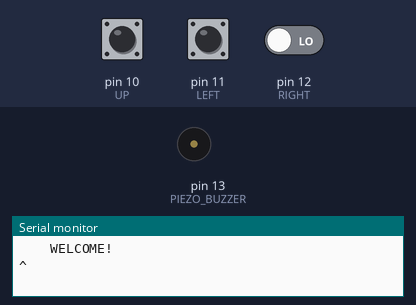
This sketch was run on a simulated Arduino Uno, built with avr-gcc and run on an emulated ATmega328P. Parts: buzzer (waves = sounding), the last lines printed to the serial monitor. The test bench sets the inputs (shaded band); at power-on: pin 10 (UP) LOW, pin 11 (LEFT) LOW, pin 12 (RIGHT) LOW.

Above: at 3.4 s.
3.5 s: pin 10 (UP) pulled HIGH for 3.2 s
At 5.18 s:
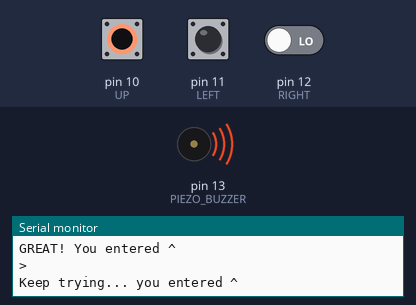
8.2 s: pin 11 (LEFT) pulled HIGH for 0.15 s
At 9.5 s:
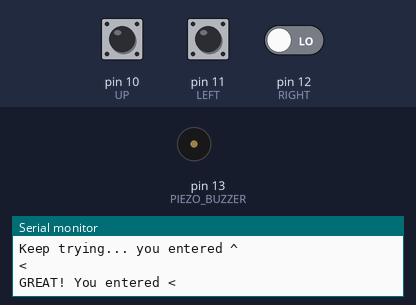
9.8 s: pin 11 (LEFT) pulled HIGH for 1 s
At 10.49 s:
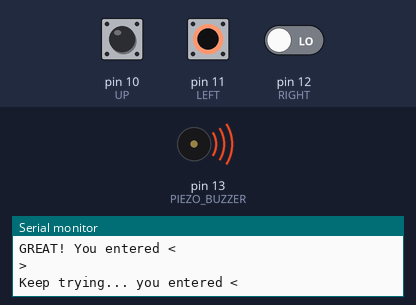
12.3 s: pin 10 (UP) driven HIGH and pin 12 (RIGHT) driven HIGH
At 15.0 s:
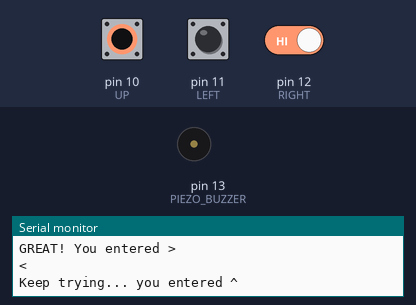
15.3 s: pin 10 (UP) driven LOW
Timing chart, 0 to 19.3 s (numbered marks = the images above; inputs shaded):
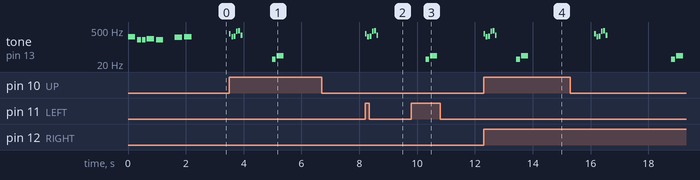

Measured:
- after the input at 3.5 s, tone on pin 13 (PIEZO_BUZZER): plays 349 Hz for 0.06 s, 262 Hz for 0.06 s, 277 Hz for 0.06 s, 440 Hz for 0.06 s, 466 Hz for 0.06 s, 311 Hz for 0.06 s … (8 notes in this stretch), starting at once
- after the input at 8.2 s, tone on pin 13 (PIEZO_BUZZER): plays 349 Hz for 0.06 s, 262 Hz for 0.06 s, 277 Hz for 0.06 s, 440 Hz for 0.06 s, 466 Hz for 0.06 s, 311 Hz for 0.06 s, starting at once
- after the input at 9.8 s, tone on pin 13 (PIEZO_BUZZER): silent → 31 Hz after 0.49 s, → silent 0.13 s later, → 44 Hz 0.04 s later, → silent 0.25 s later
- after the input at 12.3 s, tone on pin 13 (PIEZO_BUZZER): plays 349 Hz for 0.06 s, 262 Hz for 0.06 s, 277 Hz for 0.06 s, 440 Hz for 0.06 s, 466 Hz for 0.06 s, 311 Hz for 0.06 s … (8 notes in this stretch), starting at once

The sketch:

final_mpg1_code.ino
```cpp
// FROM "pitches.h":
#define NOTE_B0  31
#define NOTE_C1  33
#define NOTE_CS1 35
#define NOTE_D1  37
#define NOTE_DS1 39
#define NOTE_E1  41
#define NOTE_F1  44
#define NOTE_FS1 46
#define NOTE_G1  49
#define NOTE_GS1 52
#define NOTE_A1  55
#define NOTE_AS1 58
#define NOTE_B1  62
#define NOTE_C2  65
#define NOTE_CS2 69
#define NOTE_D2  73
#define NOTE_DS2 78
#define NOTE_E2  82
#define NOTE_F2  87
#define NOTE_FS2 93
#define NOTE_G2  98
#define NOTE_GS2 104
#define NOTE_A2  110
#define NOTE_AS2 117
#define NOTE_B2  123
#define NOTE_C3  131
#define NOTE_CS3 139
#define NOTE_D3  147
#define NOTE_DS3 156
#define NOTE_E3  165
#define NOTE_F3  175
#define NOTE_FS3 185
#define NOTE_G3  196
#define NOTE_GS3 208
#define NOTE_A3  220
#define NOTE_AS3 233
#define NOTE_B3  247
#define NOTE_C4  262
#define NOTE_CS4 277
#define NOTE_D4  294
#define NOTE_DS4 311
#define NOTE_E4  330
#define NOTE_F4  349
#define NOTE_FS4 370
#define NOTE_G4  392
#define NOTE_GS4 415
#define NOTE_A4  440
#define NOTE_AS4 466
#define NOTE_B4  494
#define NOTE_C5  523
#define NOTE_CS5 554
#define NOTE_D5  587
#define NOTE_DS5 622
#define NOTE_E5  659
#define NOTE_F5  698
#define NOTE_FS5 740
#define NOTE_G5  784
#define NOTE_GS5 831
#define NOTE_A5  880
#define NOTE_AS5 932
#define NOTE_B5  988
#define NOTE_C6  1047
#define NOTE_CS6 1109
#define NOTE_D6  1175
#define NOTE_DS6 1245
#define NOTE_E6  1319
#define NOTE_F6  1397
#define NOTE_FS6 1480
#define NOTE_G6  1568
#define NOTE_GS6 1661
#define NOTE_A6  1760
#define NOTE_AS6 1865
#define NOTE_B6  1976
#define NOTE_C7  2093
#define NOTE_CS7 2217
#define NOTE_D7  2349
#define NOTE_DS7 2489
#define NOTE_E7  2637
#define NOTE_F7  2794
#define NOTE_FS7 2960
#define NOTE_G7  3136
#define NOTE_GS7 3322
#define NOTE_A7  3520
#define NOTE_AS7 3729
#define NOTE_B7  3951
#define NOTE_C8  4186
#define NOTE_CS8 4435
#define NOTE_D8  4699
#define NOTE_DS8 4978

// PIN MAPPING ======================================= PIN MAPPING
// ROWS - all digital
const int r1 = 2;
const int r2 = 3;
const int r3 = 4;
const int r4 = 5;
const int r5 = 6;
const int r6 = 7;
const int r7 = 8;
const int r8 = 9;

// COLS - all analog
const int a = A0;
const int b = A1;
const int c = A2;
const int d = A3;
const int e = A4;
const int f = A5;

// INPUT PINS
const int  UP   = 10;         // 0 in the input array
const int LEFT  = 11;         // 2
const int RIGHT = 12;         // 3

// State booleans for Leddy's poses
// Set DOWN to true to have him hold his hands down at the start of the game
bool UP_pushed = false;
bool DOWN_pushed = true;
bool RIGHT_pushed = false;
bool LEFT_pushed = false;

const int ROW[] = {r1, r2, r3, r4, r5, r6, r7, r8}; // DIGITAL
const int COL[] = {a, b, c, d, e, f}; // ANALOG

// MISC GAME VARS ==================================== MISC GAME VARS
// TODO randomize the patterns (STRETCH GOAL: or fit to music?)
const int pattern1[] = {0, 1, 2, 3};
const int pattern2[] = {2, 3, 2, 3, 2, 3, 2, 2, 2, 3, 3, 3};

const char symbols[] = {'^', 'v', '<', '>'};
int symbolIndex = 0;
long timeCount = 0;
int patternIt = 0;
int inputs[] = {0, 0, 0, 0};
int score = 0;
bool resolvedCorrect = false;   // 1 if resovled CORRECT button press
bool resolvedIncorrect = false; // 1 if resolved INCORRECT button press

// TODO make the rate speed up over time - maybe do rounds?
const long TIME_INTERVAL = 9000;


// MUSIC/AUDIO ====================================== MUSIC/AUDIO
const int PIEZO_BUZZER = 13;

// notes in the welcomeMelody:
int welcomeMelody[] = {NOTE_C4, NOTE_G3, NOTE_G3, NOTE_A3, NOTE_G3, 0, NOTE_B3, NOTE_C4};

// note durations: 4 = quarter note, 8 = eighth note, etc.:
int welcomeNoteDurations[] = {4, 8, 8, 4, 4, 4, 4, 4};

int errorSound[] = {NOTE_B0, NOTE_F1, NOTE_B0};
int errorNoteDurations[] = {8,4};

int correctSound[] = {NOTE_F4, NOTE_C4, NOTE_CS4, NOTE_A4, NOTE_AS4, NOTE_DS4};
int correctNoteDurations[] = {16,16,16,16,16,16};


// SPRITE FUNCTIONS ======================================== SPRITE FUNCTIONS

// Display Leddy with his arms up
void armsUp()
{
  // Default value on startup for LED Matrix is low, so set all columns to high
  for (int i = 0; i < 6; i++)
  {
    analogWrite(COL[i], 255); // col i  - ANALOG
  }

  // Turn desired rows high and columns low
  // Immediately reverse the operations in order to "scan" the LED
  // display and create the illusion of a stationary image
  digitalWrite(ROW[3], HIGH);   // row 4
  digitalWrite(COL[3], 0);      // head
  digitalWrite(COL[1], 0);      // left hand
  digitalWrite(COL[1], 255);    // left hand
  digitalWrite(COL[5], 0);      // right hand
  digitalWrite(COL[5], 255);    // right hand
  digitalWrite(ROW[3], LOW);    // head
  digitalWrite(ROW[4], HIGH);   // neck
  digitalWrite(COL[2], 0);      // left shoulder
  digitalWrite(COL[4], 0);      // right shoulder
  digitalWrite(COL[2], 255);    // left shoulder
  digitalWrite(COL[4], 255);    // right shoulder
  digitalWrite(ROW[4], LOW);    // row 5
  digitalWrite(ROW[5], HIGH);   // row 6
  digitalWrite(ROW[5], LOW);    // row 6
  digitalWrite(ROW[6], HIGH);   // row 7
  digitalWrite(ROW[6], LOW);    // row 7
  digitalWrite(COL[3], 255);    // empty space between feet
  digitalWrite(ROW[7], HIGH);   // row 8
  digitalWrite(COL[2], 0);      // left foot
  digitalWrite(COL[4], 0);      // right foot
  digitalWrite(ROW[7], LOW);    // row 8
  digitalWrite(COL[2], 255);    // col 3
  digitalWrite(COL[4], 255);    // col 5
}

// Display Leddy with his arms down
void armsDown()
{

  for (int i = 0; i < 6; i++)
  {
    analogWrite(COL[i], 255); // col i  - ANALOG
  }

  digitalWrite(ROW[3], HIGH);   // row 4
  digitalWrite(COL[3], 0);      // head
  digitalWrite(ROW[3], LOW);    // row 4 - head
  digitalWrite(ROW[4], HIGH);   // row 5 - neck
  digitalWrite(COL[2], 0);      // left shoulder
  digitalWrite(COL[4], 0);      // right shoulder
  digitalWrite(COL[2], 255);    // left shoulder
  digitalWrite(COL[4], 255);    // right shoulder
  digitalWrite(ROW[4], LOW);    // row 5
  digitalWrite(ROW[5], HIGH);   // row 6
  digitalWrite(COL[1], 0);      // left hand
  digitalWrite(COL[1], 255);    // left hand
  digitalWrite(COL[5], 0);      // right hand
  digitalWrite(COL[5], 255);    // right hand
  digitalWrite(ROW[5], LOW);    // row 6
  digitalWrite(ROW[6], HIGH);   // row 7
  digitalWrite(ROW[6], LOW);    // row 7
  digitalWrite(COL[3], 255);    // empty space between feet
  digitalWrite(ROW[7], HIGH);   // row 8
  digitalWrite(COL[2], 0);      // left foot
  digitalWrite(COL[4], 0);      // right foot
  digitalWrite(ROW[7], LOW);    // row 8
  digitalWrite(COL[2], 255);    // left foot
  digitalWrite(COL[4], 255);    // right foot
}

// Display Leddy with his left arm up
void leftArmUp()
{

  for (int i = 0; i < 6; i++)
  {
    analogWrite(COL[i], 255); // col i  - ANALOG
  }

  digitalWrite(ROW[3], HIGH);   // row 4
  digitalWrite(COL[3], 0);      // head
  digitalWrite(COL[1], 0);      // left hand
  digitalWrite(COL[1], 255);    // left hand
  digitalWrite(ROW[3], LOW);    // row 4 - head
  digitalWrite(ROW[4], HIGH);   // row 5 - neck
  digitalWrite(COL[2], 0);      // left shoulder
  digitalWrite(COL[4], 0);      // right shoulder
  digitalWrite(COL[2], 255);    // left shoulder
  digitalWrite(COL[4], 255);    // right shoulder
  digitalWrite(ROW[4], LOW);    // row 5
  digitalWrite(ROW[5], HIGH);   // row 6
  digitalWrite(COL[5], 0);      // right hand
  digitalWrite(COL[5], 255);    // right hand
  digitalWrite(ROW[5], LOW);    // row 6
  digitalWrite(ROW[6], HIGH);   // row 7
  digitalWrite(ROW[6], LOW);    // row 7
  digitalWrite(COL[3], 255);    // empty space between feet
  digitalWrite(ROW[7], HIGH);   // row 8
  digitalWrite(COL[2], 0);      // left foot
  digitalWrite(COL[4], 0);      // right foot
  digitalWrite(ROW[7], LOW);    // row 8
  digitalWrite(COL[2], 255);    // left foot
  digitalWrite(COL[4], 255);    // right foot
}

// Display Leddy with his right arm up
void rightArmUp()
{
  for (int i = 0; i < 6; i++)
  {
    analogWrite(COL[i], 255); // col i  - ANALOG
  }

  digitalWrite(ROW[3], HIGH);   // row 4
  digitalWrite(COL[5], 0);      // right hand
  digitalWrite(COL[5], 255);    // right hand
  digitalWrite(COL[3], 0);      // head
  digitalWrite(ROW[3], LOW);    // row 4 - head
  digitalWrite(ROW[4], HIGH);   // row 5 - neck
  digitalWrite(COL[2], 0);      // left shoulder
  digitalWrite(COL[4], 0);      // right shoulder
  digitalWrite(COL[2], 255);    // left shoulder
  digitalWrite(COL[4], 255);    // right shoulder
  digitalWrite(ROW[4], LOW);    // row 5
  digitalWrite(ROW[5], HIGH);   // row 6
  digitalWrite(COL[1], 0);      // left hand
  digitalWrite(COL[1], 255);    // left hand
  digitalWrite(ROW[5], LOW);    // row 6
  digitalWrite(ROW[6], HIGH);   // row 7
  digitalWrite(ROW[6], LOW);    // row 7
  digitalWrite(COL[3], 255);    // empty space between fee
  digitalWrite(ROW[7], HIGH);   // row 8
  digitalWrite(COL[2], 0);      // left foot
  digitalWrite(COL[4], 0);      // right foot
  digitalWrite(ROW[7], LOW);    // row 8
  digitalWrite(COL[2], 255);    // left foot
  digitalWrite(COL[4], 255);    // right foot
}

// Display left, right, and both input LEDS
void displayInput()
{
  for (int i = 0; i < 6; i++)
  {
    analogWrite(COL[i], 255); // col i  - ANALOG
  }

  digitalWrite(ROW[1], HIGH);  // row 2

  if(symbolIndex == 0) // If input is up/both
  {
    digitalWrite(COL[2], 0);    // left input
    digitalWrite(COL[4], 0);    // right input
    digitalWrite(COL[2], 255);  // left input
    digitalWrite(COL[4], 255);  // right input
  }
  else if(symbolIndex == 2) // If input is left
  {
    digitalWrite(COL[2], 0);    // left input
    digitalWrite(COL[2], 255);  // left input
  }
  else if(symbolIndex == 3) // If input is right
  {
    digitalWrite(COL[4], 0);    // right input
    digitalWrite(COL[4], 255);  // right input
  }

  digitalWrite(ROW[1], LOW);  // row 2
}


// SETUP ============================================ SETUP
void setup()
{
  // init rows, columns
  Serial.begin(9600);

  for (int i = 0; i < 8; i++) {pinMode(ROW[i], OUTPUT);}
  for (int i = 0; i < 6; i++){pinMode(COL[i], OUTPUT);}

  // Initialize input pins
  pinMode(UP, INPUT);    // UP pin is on d2
  pinMode(LEFT, INPUT);  // LEFT  pin is on d4
  pinMode(RIGHT, INPUT); // RIGHT pin is on d5

  pinMode(PIEZO_BUZZER, OUTPUT); // initialize piezo buzzer

  Serial.print("    WELCOME!    \n\n");
  Serial.print(symbols[symbolIndex]);
  Serial.print("\n");

  //  WELCOME MUSIC
  // iterate over the notes of the welcomeMelody:
  for (int thisNote = 0; thisNote < 8; thisNote++) {

    // to calculate the note duration, take one second divided by the note type.
    //e.g. quarter note = 1000 / 4, eighth note = 1000/8, etc.
    int noteDuration = 1000 / welcomeNoteDurations[thisNote];
    tone(PIEZO_BUZZER, welcomeMelody[thisNote], noteDuration);

    // to distinguish the notes, set a minimum time between them.
    // the note's duration + 30% seems to work well:
    int pauseBetweenNotes = noteDuration * 1.30;
    delay(pauseBetweenNotes);
    // stop the tone playing:
    noTone(PIEZO_BUZZER);
  }
}

// LOOP =============================================== LOOP
void loop()
{
  // need to be continuously scanning for input but only updating symbol every TIME_INTERVAL otherwise
  if(timeCount < TIME_INTERVAL) // while still on the same timestep
  {
    timeCount++;

    inputs[0] = digitalRead(UP);    // 0 or 1
    inputs[1] == 0; // initially, down was an input, but we removed its functionality
    inputs[2] = digitalRead(LEFT);  // 0 or 1
    inputs[3] = digitalRead(RIGHT); // 0 or 1

    for( int i = 0; i < 4; i++ ) // U D L R
    {
      if(inputs[i] >= 1) // if a button was pushed, move sprite
      {
        inputs[i] = 1; // this and the >= account for analog pins

        if(i == 0) // sprite UP
        {
          UP_pushed = true;
          DOWN_pushed = false;
          RIGHT_pushed = false;
          LEFT_pushed = false;
        }
        if(i == 1)  // sprite DOWN
        {
          UP_pushed = false;
          DOWN_pushed = true;
          RIGHT_pushed = false;
          LEFT_pushed = false;
        }
        if(i == 2)  // sprite LEFT
        {
          UP_pushed = false;
          DOWN_pushed = false;
          RIGHT_pushed = false;
          LEFT_pushed = true;
        }
        if(i == 3)  // sprite RIGHT
        {
          UP_pushed = false;
          DOWN_pushed = false;
          RIGHT_pushed = true;
          LEFT_pushed = false;
        }

        // if CORRECT button!
        if(symbols[i] == symbols[symbolIndex])
        {
          if(resolvedCorrect == false)
          {
            Serial.print("GREAT! You entered ");
            Serial.print(symbols[i]);
            Serial.print("\n");

            // PLAY ERROR SOUND
            for (int thisNote = 0; thisNote < 6; thisNote++) {
              int correctNoteDuration = 1000 / correctNoteDurations[thisNote];
              tone(PIEZO_BUZZER, correctSound[thisNote], correctNoteDuration);
              int pauseBetweenNotes = correctNoteDuration * 1.30;
              delay(pauseBetweenNotes);
              noTone(PIEZO_BUZZER);
            }
          }
          resolvedCorrect = true;
        }

        else // if WRONG button
        {
          if(resolvedIncorrect == false)
          {
            // play an error sound or something
            Serial.print("Keep trying... you entered ");
            Serial.print(symbols[i]);
            Serial.print("\n");

            // PLAY ERROR SOUND
            for (int thisNote = 0; thisNote < 2; thisNote++) {
              int errorNoteDuration = 1000 / errorNoteDurations[thisNote];
              tone(PIEZO_BUZZER, errorSound[thisNote], errorNoteDuration);
              int pauseBetweenNotes = errorNoteDuration * 1.30;
              delay(pauseBetweenNotes);
              noTone(PIEZO_BUZZER);
            }
          }
          resolvedIncorrect = true;
        }
      }
    }

    // must do this EVERY LOOP to keep sprite continually displayed
    displayInput();
    if(UP_pushed)    {armsUp();}     // i == 0
    if(DOWN_pushed)  {armsDown();}   // i == 1
    if(LEFT_pushed)  {leftArmUp();}  // i == 2
    if(RIGHT_pushed) {rightArmUp();} // i == 3

  }


  else // End of this timestep; resolve it
  {
    patternIt++; // Iterate thru pattern array
    patternIt = patternIt % 12; // CHANGE LENGTH IF CHANGE PATTERN
    symbolIndex = pattern2[patternIt];

    // Score counter that we didn't end up fully implementing
    if(resolvedCorrect == true)
    {
      score++;
      //Serial.print("SCORE: ");
      //Serial.print(score);
      //Serial.print("\n");
    }
    else
    {
      // Serial.print("Keep trying :) \n");
    }

    Serial.print(symbols[symbolIndex]); // print new symbol
    Serial.print("\n"); // print new symbol
    resolvedCorrect = false;
    resolvedIncorrect = false;
    timeCount = 0; // new time interval so reset counter
  }
}
```
